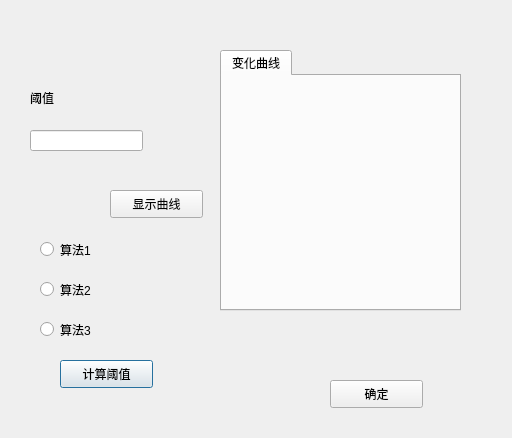
<?xml version="1.0" encoding="UTF-8"?>
<ui version="4.0">
 <class>Dialog</class>
 <widget class="QDialog" name="Dialog">
  <property name="geometry">
   <rect>
    <x>0</x>
    <y>0</y>
    <width>512</width>
    <height>438</height>
   </rect>
  </property>
  <property name="windowTitle">
   <string>Dialog</string>
  </property>
  <widget class="QRadioButton" name="radioButton">
   <property name="geometry">
    <rect>
     <x>40</x>
     <y>240</y>
     <width>115</width>
     <height>19</height>
    </rect>
   </property>
   <property name="text">
    <string>算法1</string>
   </property>
   <attribute name="buttonGroup">
    <string notr="true">buttonGroup</string>
   </attribute>
  </widget>
  <widget class="QRadioButton" name="radioButton_2">
   <property name="geometry">
    <rect>
     <x>40</x>
     <y>280</y>
     <width>115</width>
     <height>19</height>
    </rect>
   </property>
   <property name="text">
    <string>算法2</string>
   </property>
   <attribute name="buttonGroup">
    <string notr="true">buttonGroup</string>
   </attribute>
  </widget>
  <widget class="QRadioButton" name="radioButton_3">
   <property name="geometry">
    <rect>
     <x>40</x>
     <y>320</y>
     <width>115</width>
     <height>19</height>
    </rect>
   </property>
   <property name="text">
    <string>算法3</string>
   </property>
   <attribute name="buttonGroup">
    <string notr="true">buttonGroup</string>
   </attribute>
  </widget>
  <widget class="QPushButton" name="pushButton">
   <property name="geometry">
    <rect>
     <x>60</x>
     <y>360</y>
     <width>93</width>
     <height>28</height>
    </rect>
   </property>
   <property name="text">
    <string>计算阈值</string>
   </property>
  </widget>
  <widget class="QLabel" name="label">
   <property name="geometry">
    <rect>
     <x>30</x>
     <y>90</y>
     <width>72</width>
     <height>15</height>
    </rect>
   </property>
   <property name="text">
    <string>阈值</string>
   </property>
  </widget>
  <widget class="QPushButton" name="pushButton_2">
   <property name="geometry">
    <rect>
     <x>330</x>
     <y>380</y>
     <width>93</width>
     <height>28</height>
    </rect>
   </property>
   <property name="text">
    <string>确定</string>
   </property>
  </widget>
  <widget class="QLineEdit" name="lineEdit">
   <property name="geometry">
    <rect>
     <x>30</x>
     <y>130</y>
     <width>113</width>
     <height>21</height>
    </rect>
   </property>
  </widget>
  <widget class="QTabWidget" name="tabWidget">
   <property name="geometry">
    <rect>
     <x>220</x>
     <y>50</y>
     <width>241</width>
     <height>261</height>
    </rect>
   </property>
   <property name="currentIndex">
    <number>0</number>
   </property>
   <widget class="QWidget" name="tab">
    <attribute name="title">
     <string>变化曲线</string>
    </attribute>
    <widget class="QLabel" name="label_2">
     <property name="geometry">
      <rect>
       <x>10</x>
       <y>10</y>
       <width>211</width>
       <height>211</height>
      </rect>
     </property>
     <property name="text">
      <string/>
     </property>
    </widget>
   </widget>
  </widget>
  <widget class="QPushButton" name="pushButton_3">
   <property name="geometry">
    <rect>
     <x>110</x>
     <y>190</y>
     <width>93</width>
     <height>28</height>
    </rect>
   </property>
   <property name="text">
    <string>显示曲线</string>
   </property>
  </widget>
 </widget>
 <resources/>
 <connections/>
 <buttongroups>
  <buttongroup name="buttonGroup"/>
 </buttongroups>
</ui>
